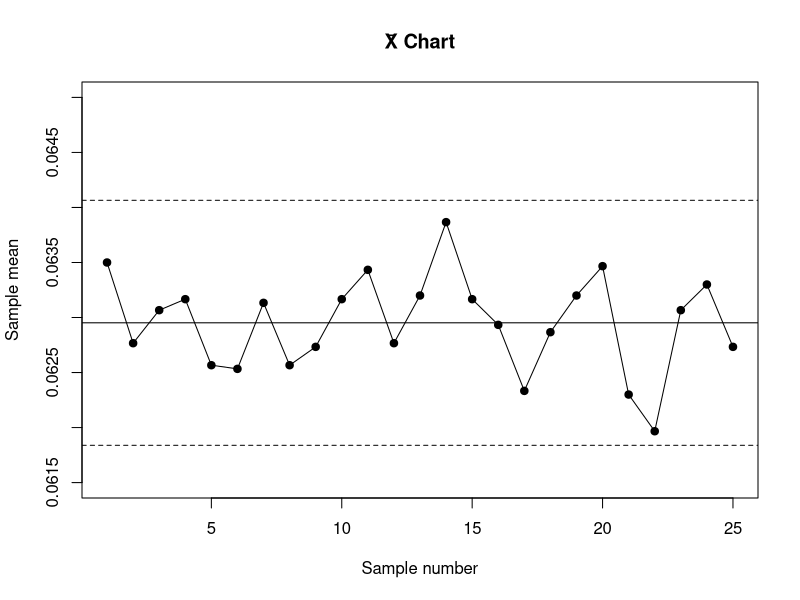
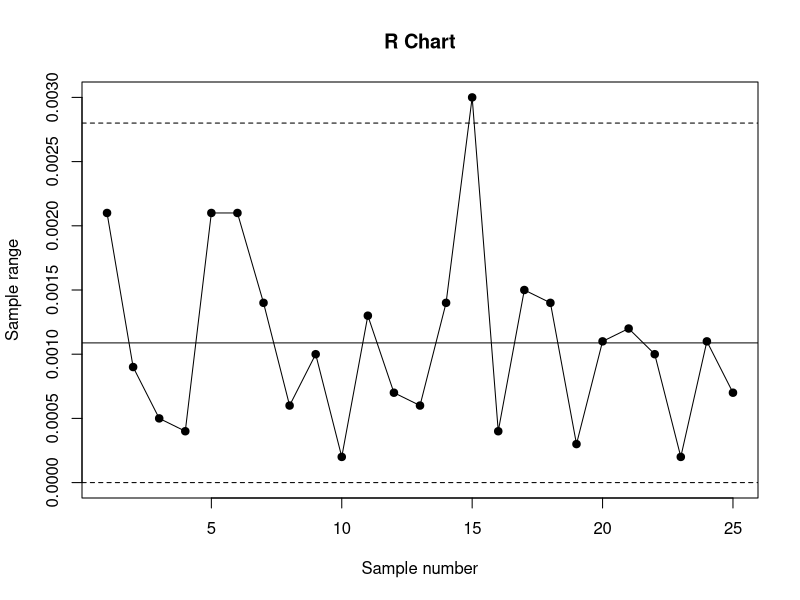
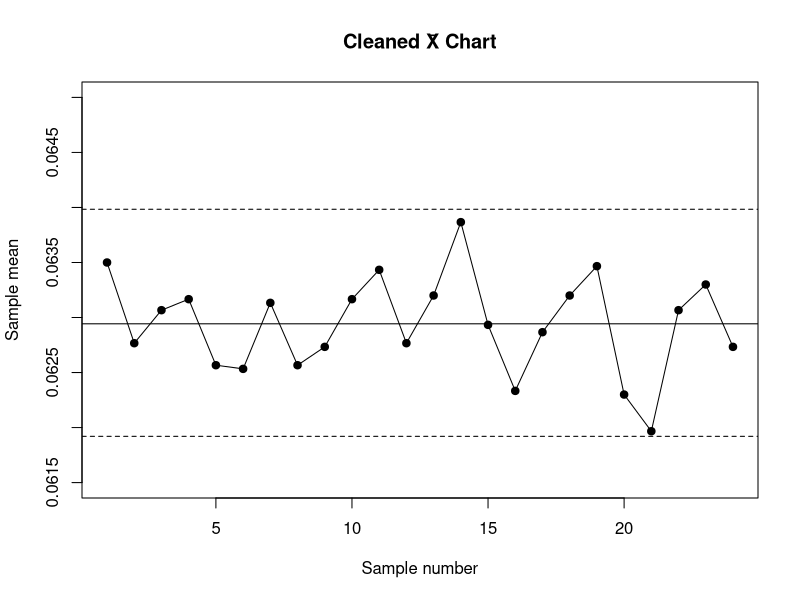
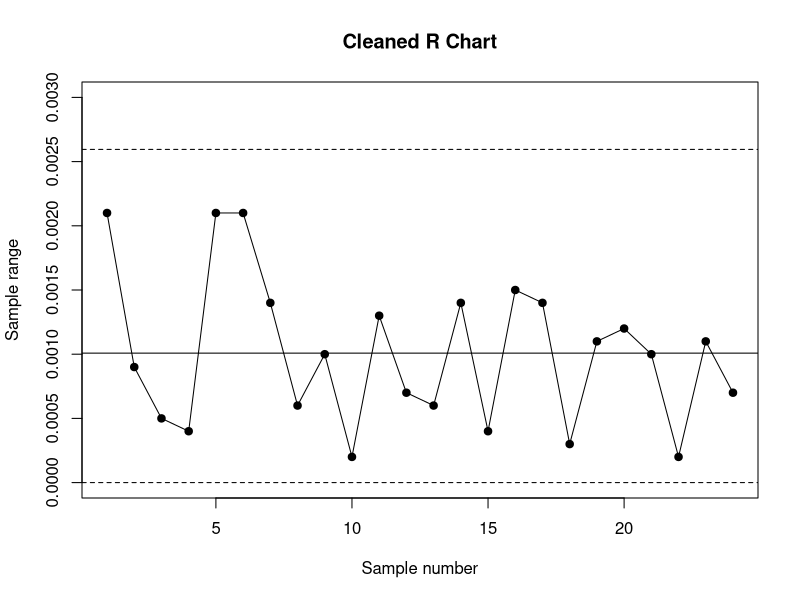

Recreate these plots in R, in order.
# Load PCB measurement data from CSV file
PCB <- read.csv("Data.csv", sep = ";", dec = ",")

# Number of measurements per sample
n <- 3

# Calculate the mean and range (max - min) for each sample
Ms <- tapply(PCB$Measurement, INDEX = PCB$Sample, FUN = mean)
Rs <- tapply(PCB$Measurement, INDEX = PCB$Sample, FUN = function(x) max(x) - min(x))

# Total number of samples
m <- length(Ms)

# Average of sample ranges
R.mean <- mean(Rs)

# Constants for control chart with n = 3
d2 <- 1.693
d3 <- 0.888

# Compute R-chart control limits
UCL.R.mean <- R.mean + 3 * d3 * R.mean / d2
LCL.R.mean <- max(0, R.mean - 3 * d3 * R.mean / d2)  # Cannot be negative

# Compute X̄-chart control limits
x.mean <- mean(Ms)  # Center line
UCL.x.mean <- x.mean + 3 / (d2 * sqrt(n)) * R.mean
LCL.x.mean <- x.mean - 3 / (d2 * sqrt(n)) * R.mean

# Output control chart parameters
cat("Control charts parameters\nX-chart:\n",
    "Upper Control Limit:", UCL.x.mean, "\n",
    "Center Line:", x.mean, "\n",
    "Lower Control Limit:", LCL.x.mean, "\n")

cat("R-chart:\n",
    "Upper Control Limit:", UCL.R.mean, "\n",
    "Center Line:", R.mean, "\n",
    "Lower Control Limit:", LCL.R.mean, "\n")

# Plot X̄ chart
plot(Ms, pch = 19, ylim = c(0.0615, 0.065),
     xlab = "Sample number", ylab = "Sample mean", main = "X̄ Chart")
lines(1:m, Ms)
abline(h = c(LCL.x.mean, x.mean, UCL.x.mean), lty = c(2, 1, 2))

# Plot R chart
plot(Rs, pch = 19, ylim = c(0, 0.003),
     xlab = "Sample number", ylab = "Sample range", main = "R Chart")
lines(1:m, Rs)
abline(h = c(LCL.R.mean, R.mean, UCL.R.mean), lty = c(2, 1, 2))

# Identify out-of-control points
x.mean_ooc <- which(Ms < LCL.x.mean | Ms > UCL.x.mean)
R.mean_ooc <- which(Rs < LCL.R.mean | Rs > UCL.R.mean)
ooc <- unique(c(x.mean_ooc, R.mean_ooc))  # Out-of-control sample indices

# Remove out-of-control points
Ms.clean <- Ms[-ooc]
Rs.clean <- Rs[-ooc]

# Recalculate means from cleaned data
x.mean.clean <- mean(Ms.clean)
R.mean.clean <- mean(Rs.clean)

# Cleaned control limits
UCL.R.mean.clean <- R.mean.clean + 3 * d3 * R.mean.clean / d2
LCL.R.mean.clean <- max(0, R.mean.clean - 3 * d3 * R.mean.clean / d2)

UCL.x.mean.clean <- x.mean + 3 / (d2 * sqrt(n)) * R.mean.clean
LCL.x.mean.clean <- x.mean - 3 / (d2 * sqrt(n)) * R.mean.clean

# Output cleaned control chart parameters
cat("\nCleaned Control charts parameters\nX-chart:\n",
    "Upper Control Limit:", UCL.x.mean.clean, "\n",
    "Center Line:", x.mean.clean, "\n",
    "Lower Control Limit:", LCL.x.mean.clean, "\n")

cat("R-chart:\n",
    "Upper Control Limit:", UCL.R.mean.clean, "\n",
    "Center Line:", R.mean.clean, "\n",
    "Lower Control Limit:", LCL.R.mean.clean, "\n")

# Estimate process standard deviation
mu <- x.mean.clean
sigma <- R.mean.clean / d2
cat("Estimated standard deviation:", sigma, "\n")

# Specification limits
USL <- 0.0645
LSL <- 0.0615

# Process capability indices
Cp <- (USL - LSL) / (6 * sigma)
Cpk <- min((USL - x.mean.clean) / (3 * sigma), (x.mean.clean - LSL) / (3 * sigma))
cat("Process capability estimates\nCp:", Cp, "\nCpk:", Cpk, "\n")

# Defective parts per million (PPM)
p_total <- pnorm(LSL, mean = mu, sd = sigma) + (1 - pnorm(USL, mean = mu, sd = sigma))
ppm_total_out <- p_total * 1e6
cat("Defective parts per million (PPM):", ppm_total_out, "\n")

# Plot cleaned X̄ chart
plot(Ms.clean, pch = 19, ylim = c(0.0615, 0.065),
     xlab = "Sample number", ylab = "Sample mean", main = "Cleaned X̄ Chart")
lines(1:length(Ms.clean), Ms.clean)
abline(h = c(LCL.x.mean.clean, x.mean.clean, UCL.x.mean.clean), lty = c(2, 1, 2))

# Plot cleaned R chart
plot(Rs.clean, pch = 19, ylim = c(0, 0.003),
     xlab = "Sample number", ylab = "Sample range", main = "Cleaned R Chart")
lines(1:length(Rs.clean), Rs.clean)
abline(h = c(LCL.R.mean.clean, R.mean.clean, UCL.R.mean.clean), lty = c(2, 1, 2))
